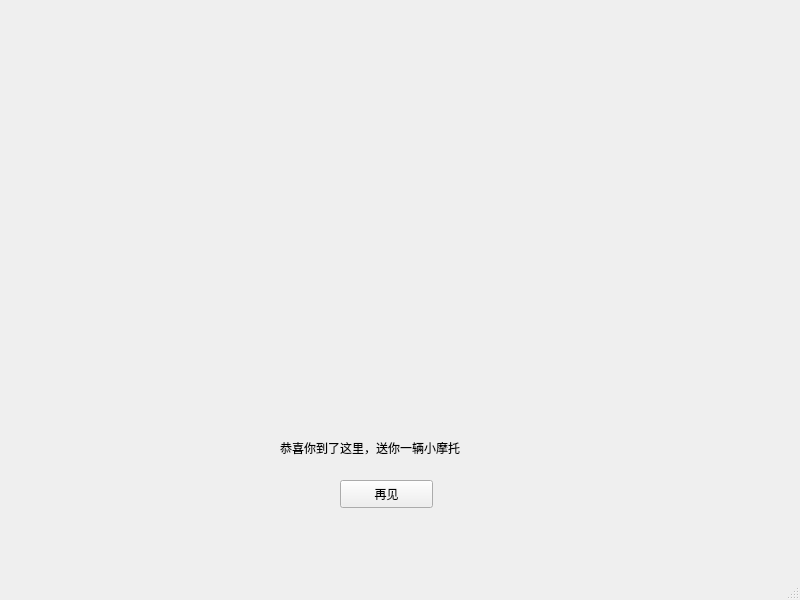
<?xml version="1.0" encoding="UTF-8"?>
<ui version="4.0">
 <class>MainWindow</class>
 <widget class="QMainWindow" name="MainWindow">
  <property name="geometry">
   <rect>
    <x>0</x>
    <y>0</y>
    <width>800</width>
    <height>600</height>
   </rect>
  </property>
  <property name="windowTitle">
   <string>MainWindow</string>
  </property>
  <widget class="QWidget" name="centralwidget">
   <widget class="QLabel" name="picLabel">
    <property name="geometry">
     <rect>
      <x>140</x>
      <y>40</y>
      <width>521</width>
      <height>331</height>
     </rect>
    </property>
    <property name="text">
     <string/>
    </property>
   </widget>
   <widget class="QLabel" name="textLabel">
    <property name="geometry">
     <rect>
      <x>280</x>
      <y>440</y>
      <width>241</width>
      <height>16</height>
     </rect>
    </property>
    <property name="text">
     <string>恭喜你到了这里，送你一辆小摩托</string>
    </property>
   </widget>
   <widget class="QPushButton" name="btnGoodBye">
    <property name="geometry">
     <rect>
      <x>340</x>
      <y>480</y>
      <width>93</width>
      <height>28</height>
     </rect>
    </property>
    <property name="text">
     <string>再见</string>
    </property>
   </widget>
  </widget>
  <widget class="QMenuBar" name="menubar">
   <property name="geometry">
    <rect>
     <x>0</x>
     <y>0</y>
     <width>800</width>
     <height>26</height>
    </rect>
   </property>
  </widget>
  <widget class="QStatusBar" name="statusbar"/>
 </widget>
 <resources/>
 <connections/>
</ui>
